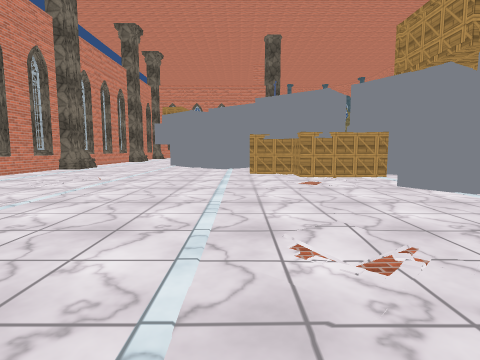
view 1 (above)

24 first-person views from a walk through a 3-D level made in the Unity game engine. The camera is 1.3 m above the floor, tilts 6° down and sees 80° across. The floor is counted in squares, 1 m on a side. Each view is taken from the middle of a square. On the plan, view 1 faces up. The plan holds only what a view shows up to about 13 squares ahead; the rest is blank. The place goes on beyond the plan. The player is left out. Surface patterns are stand-ins for the level's own textures.

view 2
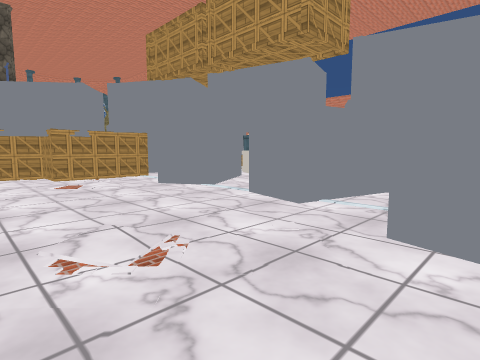

view 3
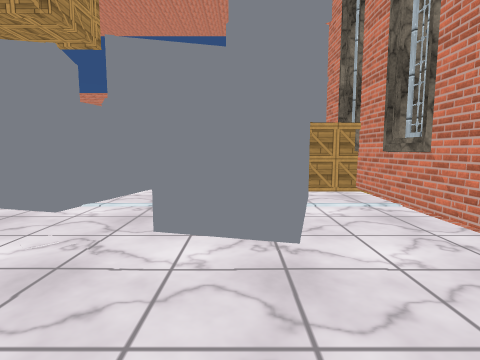

view 4
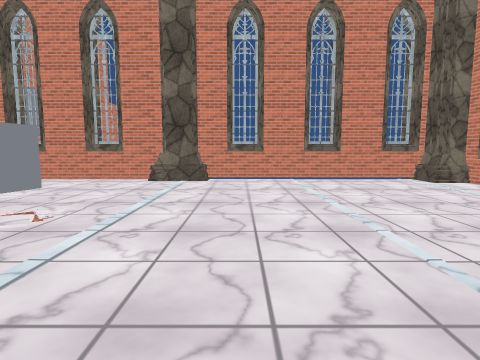

view 5
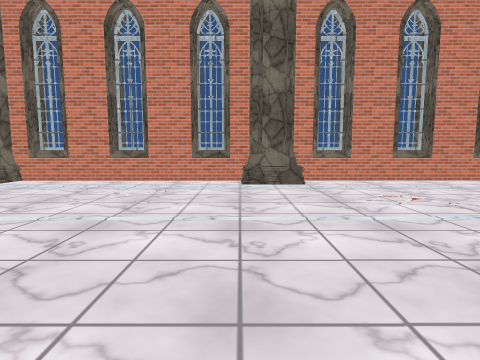

view 6
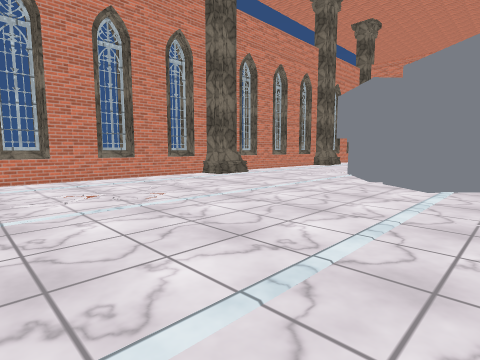

view 7
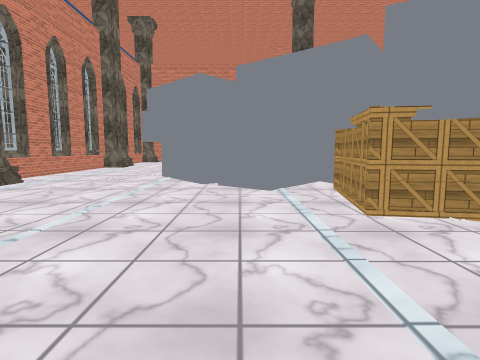

view 8
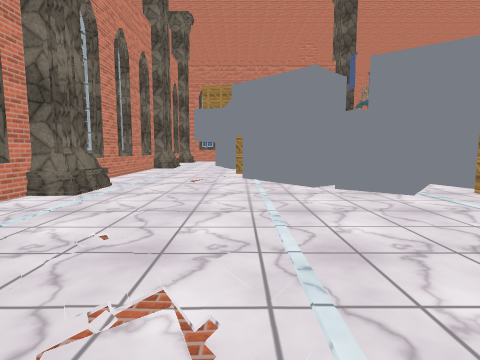

view 9
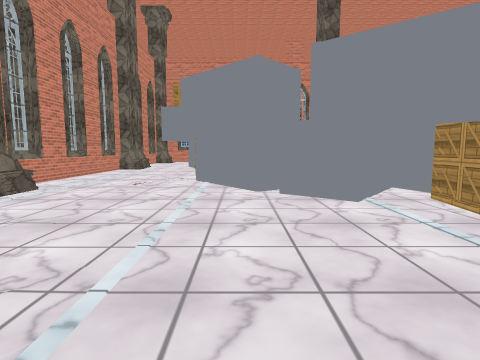

view 10
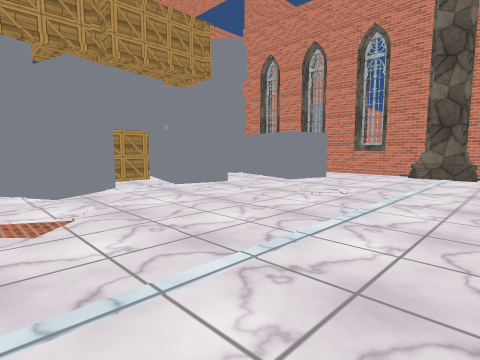

view 11
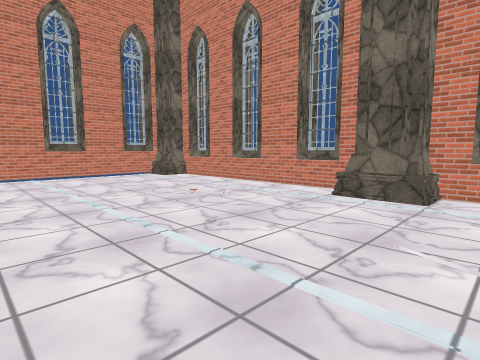

view 12
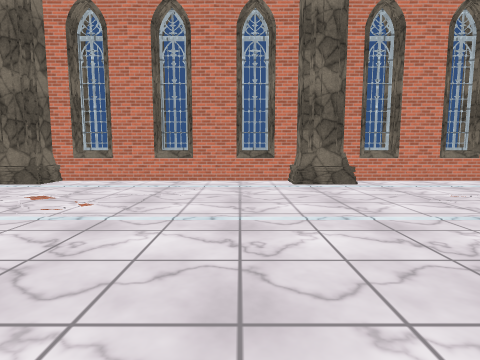

view 13
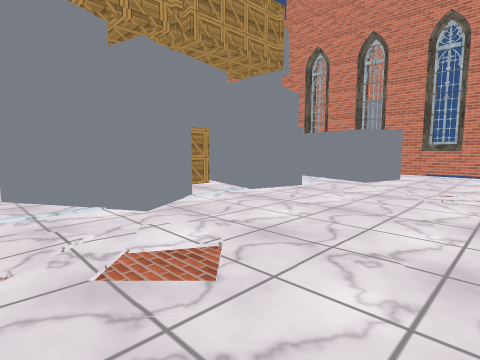

view 14
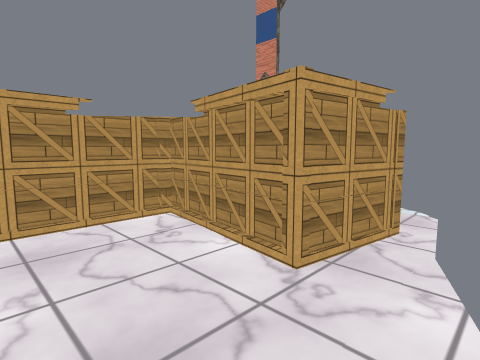

view 15
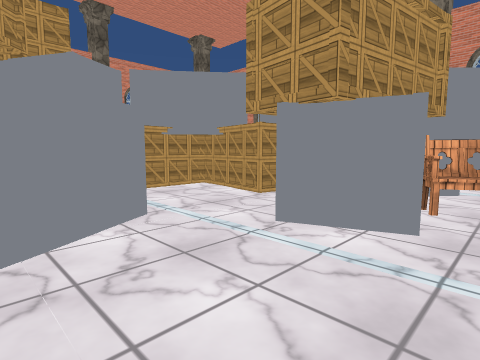

view 16
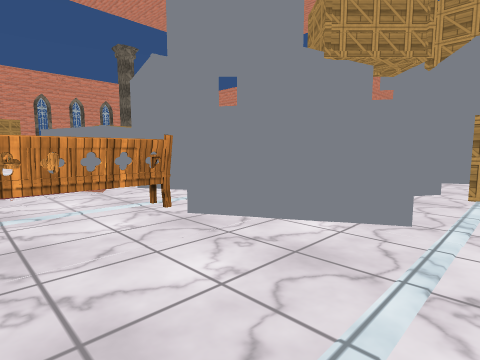

view 17
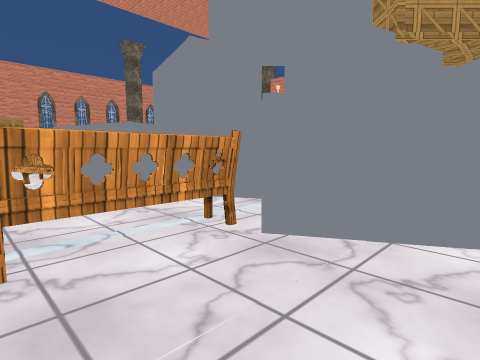

view 18
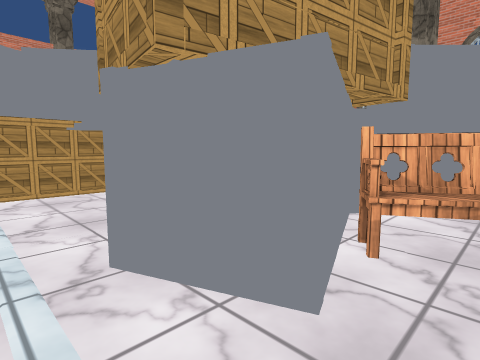

view 19
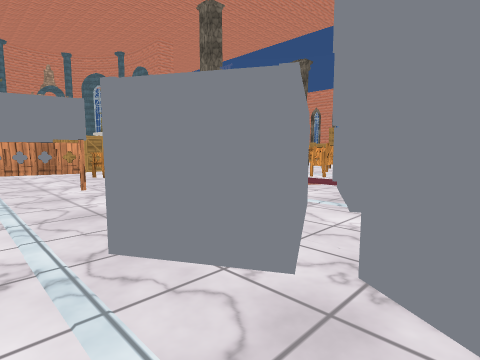

view 20
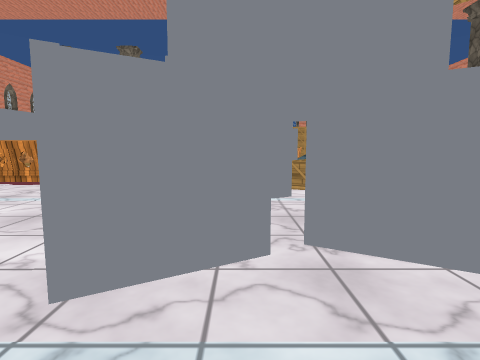

view 21
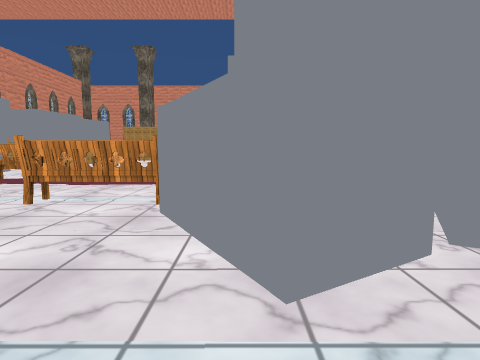

view 22
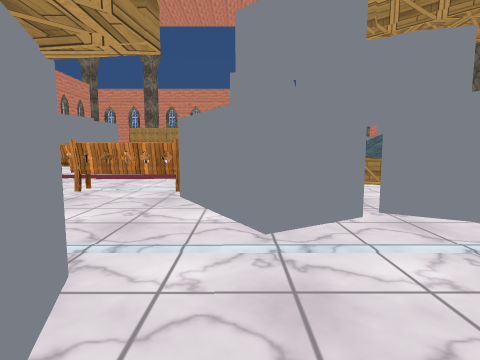

view 23
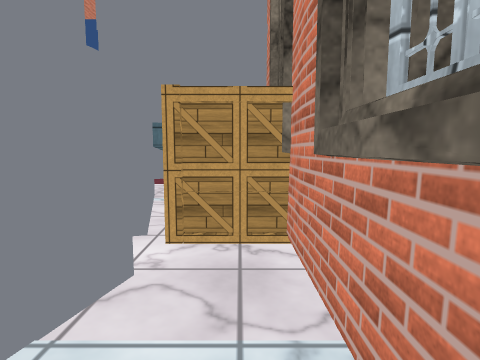

view 24
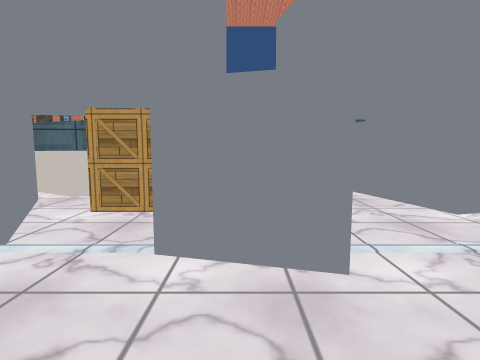

### Floor plan
Key: @ floor where view 1 was taken; # wall or solid block; . main floor; : floor 0.25 m higher than the main floor; / step, stairs or slope; ^ raised ledge; C crate; B bench; O other object.
Columns run from 13 left of view 1 to 22 right of it. Each row starts with its distance up from view 1.
 25  #....          B.....B..B....
 24  #.....OO O.....BBO.....BB../.   B
 23 ^^......OOO  O//BOO.....B .... BBBB.
 22  #.......OO   OO  OO....BB.....BOO O
 21  ##.......O  O.OOO.....OO.....OO
 20  ##........OO/.......OO:OO./O O
 19  ##.........O.CCC....O OOOOO
 18  #............C C....OO..O
 17  #............C C.....O...O
 16  #............CCC...COOOO...
 15 ##..............CCCC O  OO.C
 14 ^^..............CCC  .
 13  #....................
 12  #....................O   #
 11 ^^..................OO  .OO
 10 ##.................OO:OOO
  9  ##.................OOO.O
  8  ##.................O.C
  7  ##...................C
  6 ^^..................O.C
  5 ##.................O OOO
  4  #.................OOO
  3  #.................../OO
  2  #.......................
  1  #................OO/./OOO    O
  0  #...........@...O    O   O   O
 -1 ^^...............OOOO OOOOO
 -2 ##...................OC
 -3  ##.........##........C
 -4   #####################

Where each view was taken, in squares from view 1:
view 1: 0 up, 0 right, facing up
view 2: 0 up, 0 right, facing up-right
view 3: 0 up, 0 right, facing right
view 4: 9 up, 3 left, facing down
view 5: 7 up, 0 right, facing left
view 6: 9 up, 1 right, facing up-left
view 7: 10 up, 2 left, facing up
view 8: 11 up, 6 left, facing up
view 9: 12 up, 4 left, facing up
view 10: 12 up, 3 left, facing down-right
view 11: 11 up, 3 left, facing down-left
view 12: 17 up, 0 right, facing left
view 13: 13 up, 0 right, facing down-right
view 14: 21 up, 6 right, facing down-left
view 15: 25 up, 10 right, facing down-left
view 16: 25 up, 6 right, facing down-right
view 17: 25 up, 8 right, facing down-right
view 18: 25 up, 7 right, facing down-left
view 19: 16 up, 6 right, facing up-right
view 20: 18 up, 5 right, facing right
view 21: 20 up, 5 right, facing right
view 22: 20 up, 3 right, facing right
view 23: 3 down, 5 right, facing right
view 24: 5 up, 3 right, facing right
